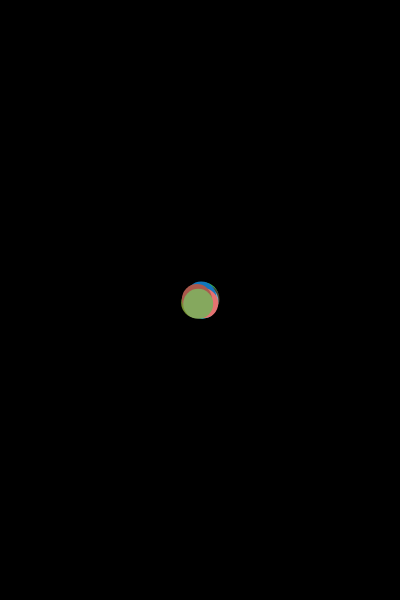
Frame 1 (no input)
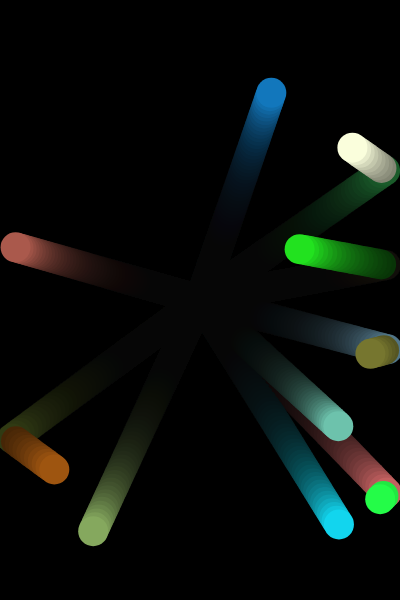
Frame 60 (no input)
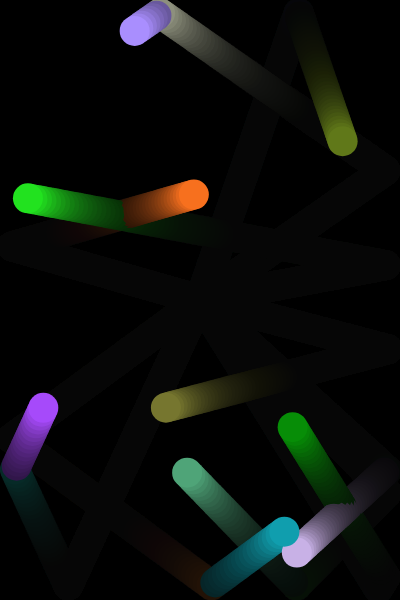
Frame 120 (the mouse pressed at the canvas centre since frame 60)

The p5.js sketch that drew these frames (run headless with seeded random() and noise() and a simulated clock; from frame 60 on, the mouse is pressed at the canvas centre):

// p5.js sketch
// ── sketch.js
//聚集
var balls=[];
function setup() {
	createCanvas(400,600);			//改了画布
	background(0);
	for(var i=0;i<10;i++){
		balls.push(new Ball(width/2,height/2,30));		
	}
	noStroke();		
}
function draw() {
	background(0,20);
	for(var i=0;i<balls.length;i++){	
		balls[i].update();
		balls[i].render();
	}
}
function mouseClicked(){
	for (var i=0;i<balls.length;i++){
		if((balls[i].pos.x>=balls[i].size/2)&&(balls[i].pos.x<=width-balls[i].size/2)&&(balls[i].pos.y>=balls[i].size/2)&&(balls[i].pos.y<=height-balls[i].size/2)){balls[i].moveTo(mouseX,mouseY);}		//加了debug
	}
	
}
function Ball(posX,posY,ballsize){	
	this.pos=createVector(posX,posY);	
	this.size=ballsize;		
	this.vel=p5.Vector.random2D();	
	this.vel.setMag(random(3,5));
	this.color=color(random(255),random(255),random(255));
	this.bounceOnEdge=function(force){
		var untiVel=this.vel.copy();		
		untiVel.rotate(PI);				
		var angle=force.angleBetween(untiVel);
		var len=Math.cos(angle)*this.vel.mag()*2
		force.setMag(len);	
		this.vel.add(force);
	}
	this.update=function(){
		if (this.pos.x <= this.size/2){
			this.bounceOnEdge(createVector(1,0));
			this.color=color(random(255),random(255),random(255));
		}
		if (this.pos.x >= width-this.size/2){   		
			this.bounceOnEdge(createVector(-1,0));				
			this.color=color(random(255),random(255),random(255));
		}
		if (this.pos.y <= this.size/2){
			this.bounceOnEdge(createVector(0,1));
			this.color=color(random(255),random(255),random(255));
		}
		if (this.pos.y >= height-this.size/2){
			this.bounceOnEdge(createVector(0,-1));
			this.color=color(random(255),random(255),random(255));
		}
		this.pos.add(this.vel)
	}
	this.render=function(){
		fill(this.color)
		ellipse(this.pos.x,this.pos.y,this.size)	
	}
	this.moveTo=function(targetX,targetY){
		var target = createVector(targetX,targetY);
		var force = target.sub(this.pos);			//会改变targer的值
//		var s = 0.3;
//		force.mult(s);				大小系数
		this.vel.add(force);
		this.vel.setMag(random(3,5));
	}
}
